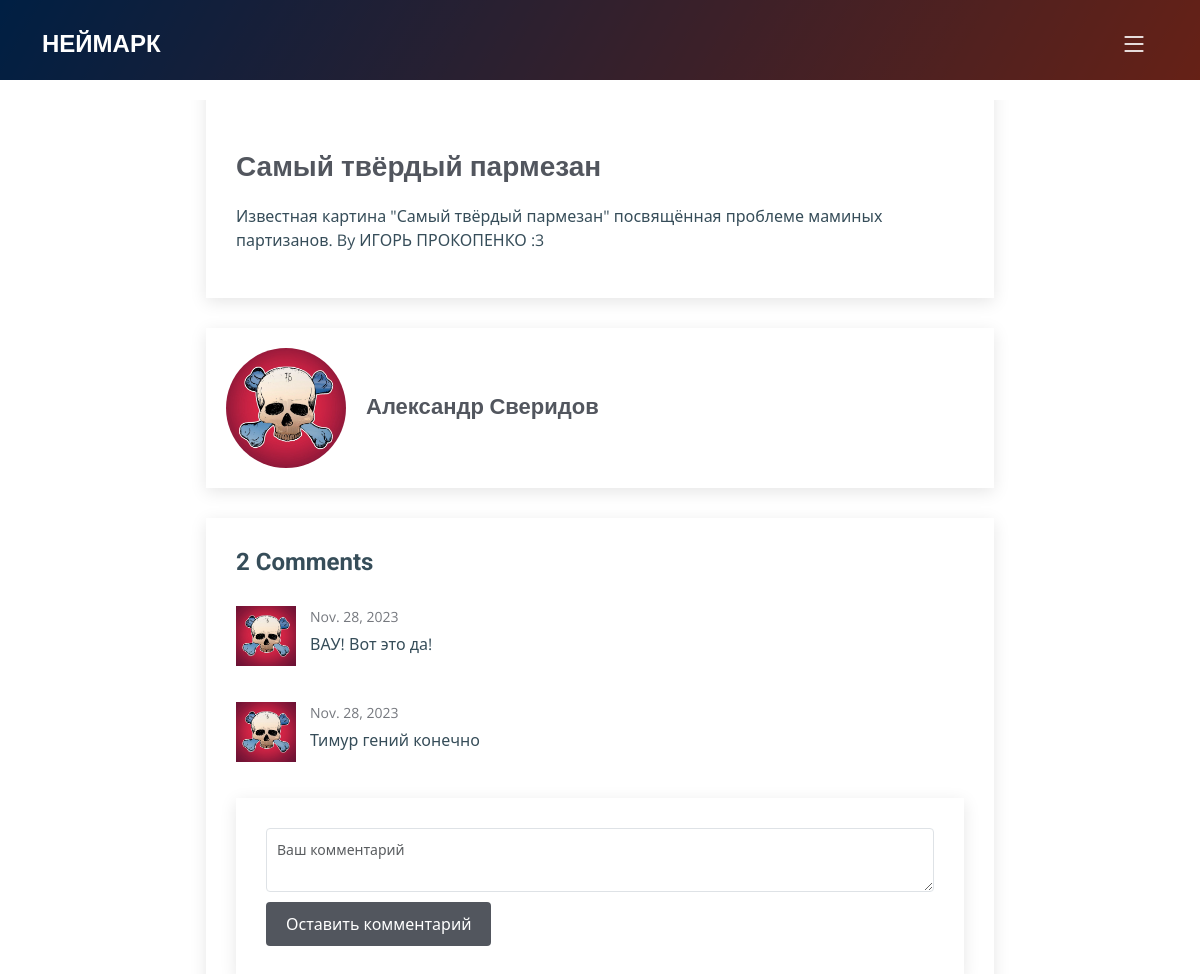
The page /artwork/1/ on the database as committed earlier.
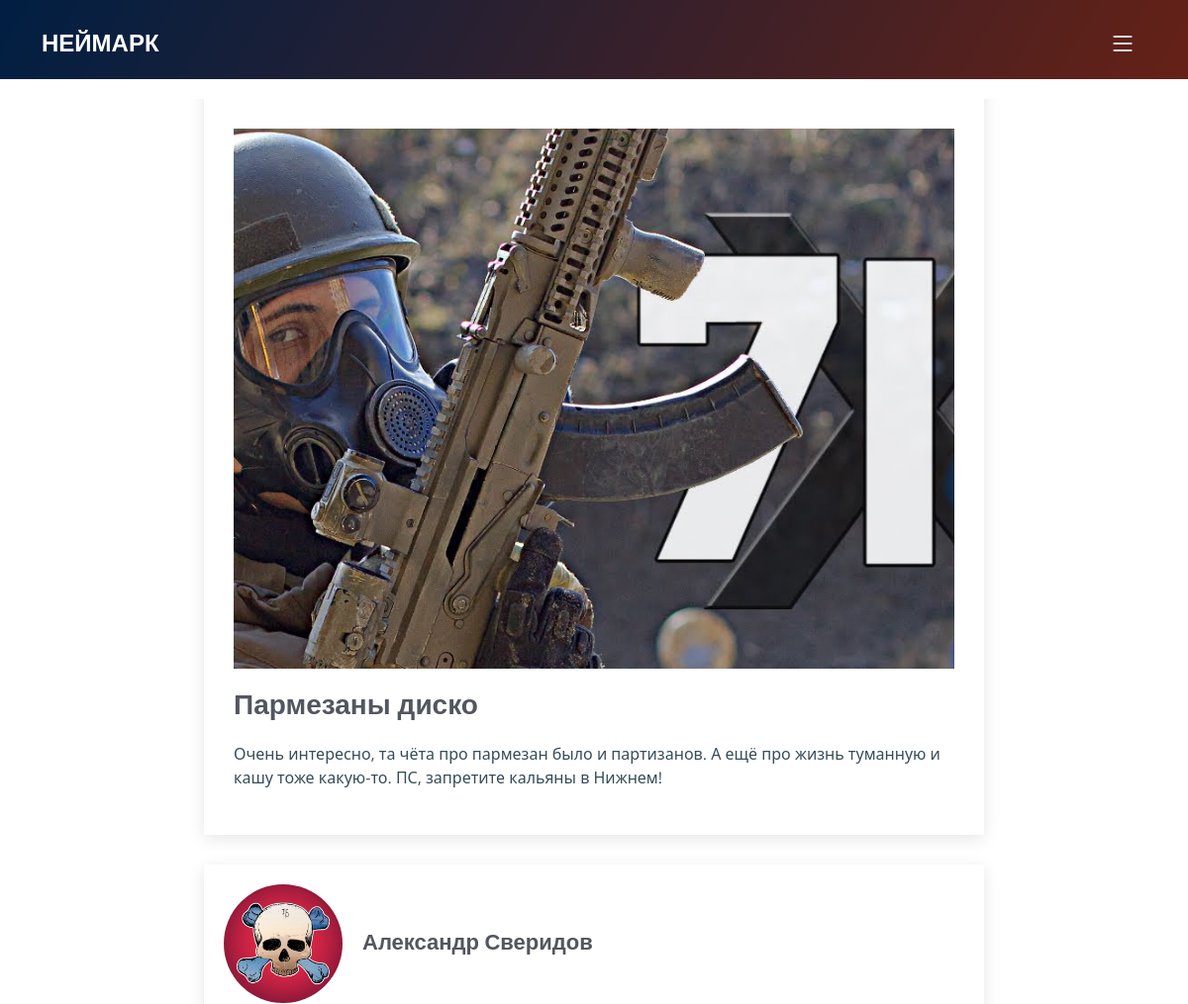
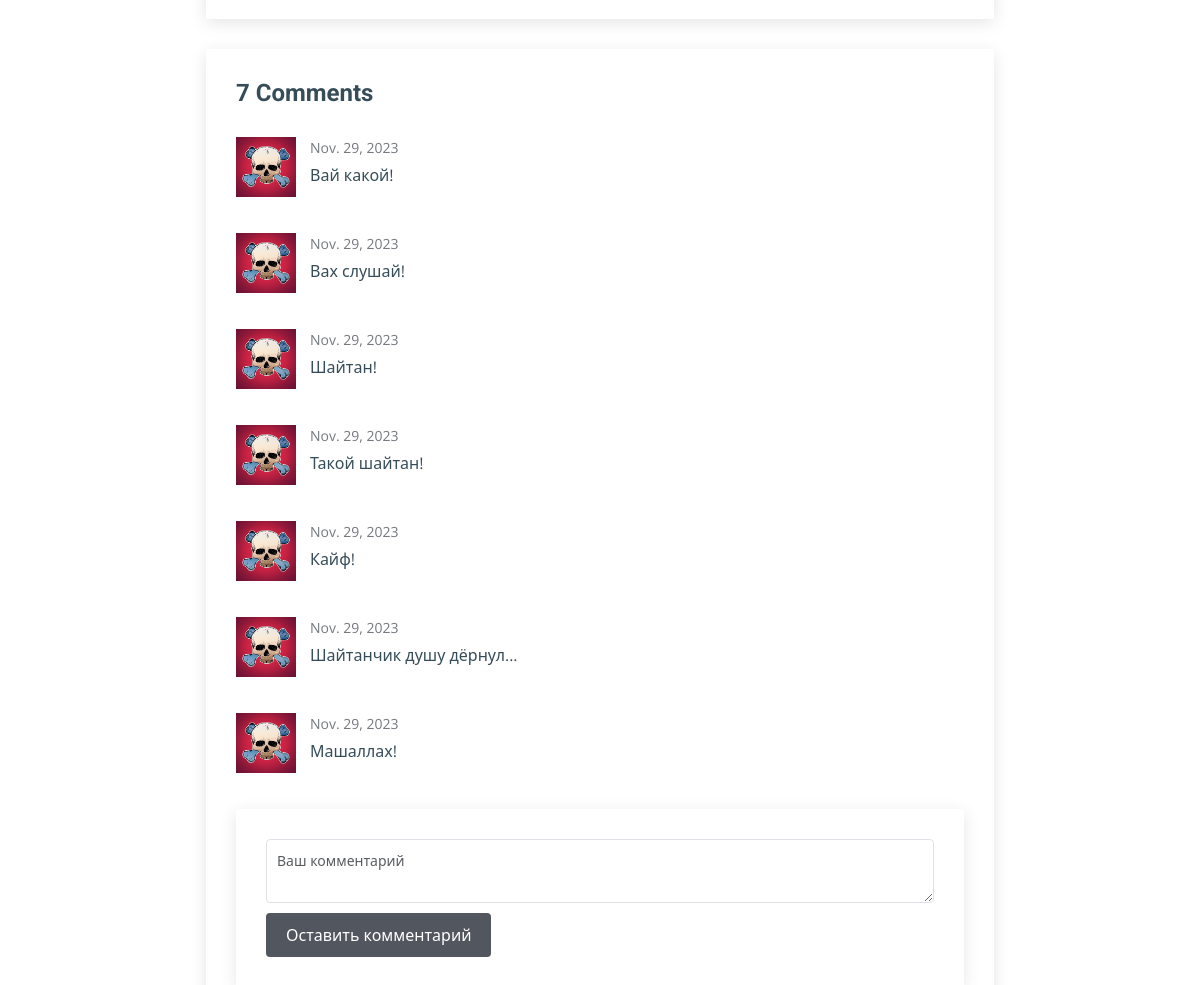
The same page on the database as committed later (2 pictures, top to bottom).
### base/models.py (models this page shows, shortened)
class Artwork(models.Model):
    face = models.ImageField(upload_to="images/", verbose_name="Лицевое изображение",)
    name = models.CharField(max_length=40,)
    description = models.TextField(max_length=500,)
    uncompressed_img = models.ImageField(upload_to="images/", verbose_name="Оригинальное изображение", blank=True,)
    object3d = models.FileField(upload_to="files/", verbose_name="3D файл", blank=True,)
    comments = models.ManyToManyField(Comment, blank=True)
    date = models.DateField(auto_now_add=True, blank=True)

class User(models.Model):
    name = models.CharField(max_length=60,)
    avatar = models.ImageField(upload_to="images/",)
    tag = models.CharField(max_length=20, unique=True,)
    login = models.CharField(max_length=20, unique=True,)
    password = models.CharField(max_length=20)
    artworks = models.ManyToManyField(Artwork, blank=True, related_name="users")

class Comment(models.Model):
    author = models.ForeignKey("User", on_delete=models.CASCADE)
    text = models.CharField(max_length=200)
    date = models.DateField(auto_now_add=True, blank=True)

### base/views.py (the view)
# urls.py: path('artwork/<str:pk>/', views.artwork, name="artwork"),
def artwork(request, pk):
    artwork = Artwork.objects.get(id=pk)
    coun = artwork.comments.count()
    usr = artwork.users.all()
    context = {'artwork': artwork, 'coun': coun, 'usr': usr}
    return render(request, 'artwork.html', context)

### base/templates/artwork.html (shortened to what this page needs)
{% extends 'main.html' %}
{% load static %}
{% block content %}
  <main id="main">
    <div class="breadcrumbs d-flex align-items-center" style="background: linear-gradient(120deg, rgba(0,78,168,1) 0%, rgba(255,83,56,1) 100%);">
    </div>
    <section id="blog" class="blog">
      <div class="container" data-aos="fade-up" data-aos-delay="100">
        <div class="row g-5 artwork_main">
          <div class="col-lg-8">
            <article class="blog-details">
              <div class="post-img">
                <img src="{{artwork.face.url}}" alt="" class="img-fluid">
              </div>
              <h2 class="title">{{artwork.name}}</h2>
              <div class="content">
                <p>
                  {{artwork.description}}
                </p>
              </div>
            </article>
            {% for i in usr %}
            <div class="blog-details post-author d-flex align-items-center">
              <img src="{{i.avatar.url}}" class="rounded-circle flex-shrink-0" alt="">
              <div>
                <h4>{{i.name}}</h4>
              </div>
            </div>
            {% endfor %}
            <div class="comments blog-details">
              <h4 class="comments-count">{{coun}} Comments</h4>
              {% for i in artwork.comments.all %}
              <div id="comment-1" class="comment">
                <div class="d-flex">
                  <div class="comment-img"><img src="{{i.author.avatar.url}}" alt=""></div>
                  <div>
                    <time datetime="2020-01-01">{{i.date}}</time>
                    <p>
                    {{i.text}}
                    </p>
                  </div>
                </div>
              </div>
              {% endfor %}
              <div class="reply-form">
                  <textarea name="comment" class="form-control" placeholder="Ваш комментарий" id="commentArea" style="margin-bottom:10px;"></textarea>
                  <button onclick="sendComment({{artwork.id}});" class="btn btn-primary">Оставить комментарий</button>
              </div>
            </div>
          </div>
            </div>
          </div>
    </section>
  </main>
  {% endblock content %}

### templates/main.html (shortened to what this page needs)
<!DOCTYPE html>
{% load static %}
<head>
    <link href="{% static 'assets/vendor/bootstrap/css/bootstrap.min.css' %}" rel="stylesheet">
    <link href="{% static 'assets/vendor/bootstrap-icons/bootstrap-icons.css' %}" rel="stylesheet">
    <link href="{% static 'assets/vendor/fontawesome-free/css/all.min.css' %}" rel="stylesheet">
    <link href="{% static 'assets/vendor/aos/aos.css' %}" rel="stylesheet">
    <link href="{% static 'assets/vendor/glightbox/css/glightbox.min.css' %}" rel="stylesheet">
    <link href="{% static 'assets/vendor/swiper/swiper-bundle.min.css' %}" rel="stylesheet">
    <link href="{% static 'assets/css/main.css' %}" rel="stylesheet">
<body>
        <header id="header" class="header d-flex align-items-center">
            <div class="container-fluid container-xl d-flex align-items-center justify-content-between">
              <a href="{% url 'home' %}" class="logo d-flex align-items-center">
                <h1>НЕЙМАРК</h1>
              </a>
              <i class="mobile-nav-toggle mobile-nav-show bi bi-list"></i>
            </div>
          </header>
		{% block content %}
		{% endblock content %}
</body>

### base/static/assets/css/main.css (style rules this page uses)
body { font-family: var(--font-default); color: var(--color-default); overflow-x: hidden; }
a { color: var(--color-primary); text-decoration: none; }
h1, h2, h3, h4, h5, h6 { font-family: var(--font-primary); }
section { padding: 10px 0px; margin-top: 20px; overflow: hidden; }
.breadcrumbs { padding: 10px 0 10px 0; min-height: 10vh; position: relative; background-size: cover; background-position: center; background-repeat: no-repeat; }
.breadcrumbs:before { content: ""; background-color: rgba(0, 0, 0, 0.6); position: absolute; inset: 0; }
.header { z-index: 997; position: absolute; padding: 30px 0; top: 0; left: 0; right: 0; }
.header .logo h1 { font-size: 24px; font-weight: 700; color: #fff; margin-bottom: 0; font-family: var(--font-primary); }
@media (max-width: 1279px) { .mobile-nav-show { position: relative; color: #fff; font-size: 28px; cursor: pointer; line-height: 0; transition: 0.5s; z-index: 9999; padding-right: 10px; } }
.blog .blog-details { box-shadow: 0 4px 16px rgba(0, 0, 0, 0.1); padding: 30px; }
.blog .blog-details { margin: -30px -30px 20px -30px; overflow: hidden; }
.post-img { margin-top: 20px; }
.blog .blog-details .title { font-size: 28px; font-weight: 700; padding: 0; margin: 20px 0 0 0; color: var(--color-secondary); }
.blog .blog-details .content { margin-top: 20px; }
.blog .post-author { padding: 20px; margin-top: 30px; box-shadow: 0 4px 16px rgba(0, 0, 0, 0.1); }
.blog .post-author img { max-width: 120px; margin-right: 20px; }
.blog .post-author h4 { font-weight: 600; font-size: 22px; margin-bottom: 0px; padding: 0; color: var(--color-secondary); }
.blog .comments { margin-top: 30px; }
.blog .comments .comments-count { font-weight: bold; }
.blog .comments .comment { margin-top: 30px; position: relative; }
.blog .comments .comment .comment-img { margin-right: 14px; }
.blog .comments .comment .comment-img img { width: 60px; }
.blog .comments .comment time { display: block; font-size: 14px; color: rgba(82, 86, 94, 0.8); margin-bottom: 5px; }
.blog .comments .reply-form { margin-top: 30px; padding: 30px; box-shadow: 0 4px 16px rgba(0, 0, 0, 0.1); }
.blog .comments .reply-form textarea { border-radius: 4px; padding: 10px 10px; font-size: 14px; }
.blog .comments .reply-form .btn-primary { border-radius: 4px; padding: 10px 20px; border: 0; background-color: var(--color-secondary); }
.artwork_main { justify-content: center; }
.post-img { justify-content: center; display: flex; }

Rows that differ between the two databases and show on the page:
removed Comment: author.avatar (picture), date "Nov. 28, 2023", text "ВАУ! Вот это да!"
removed Comment: author.avatar (picture), date "Nov. 28, 2023", text "Тимур гений конечно"
changed Artwork: face: picture added; name "Самый твёрдый пармезан" → "Пармезаны диско"; description "Известная картина \"Самый твёрдый пармезан\" посвящённая проблеме маминых партизанов. By ИГОРЬ ПРОКОПЕНКО :3" → "Очень интересно, та чёта про пармезан было и партизанов. А ещё про жизнь туманную и кашу тоже какую-то. ПС, запретите кальяны в Нижнем!"
added Comment: author.avatar (picture), date "Nov. 29, 2023", text "Вай какой!"
added Comment: author.avatar (picture), date "Nov. 29, 2023", text "Вах слушай!"
added Comment: author.avatar (picture), date "Nov. 29, 2023", text "Шайтан!"
added Comment: author.avatar (picture), date "Nov. 29, 2023", text "Такой шайтан!"
added Comment: author.avatar (picture), date "Nov. 29, 2023", text "Кайф!"
added Comment: author.avatar (picture), date "Nov. 29, 2023", text "Шайтанчик душу дёрнул..."
added Comment: author.avatar (picture), date "Nov. 29, 2023", text "Машаллах!"
Other text that changed with them:
{{ coun }}: "2" → "7"
